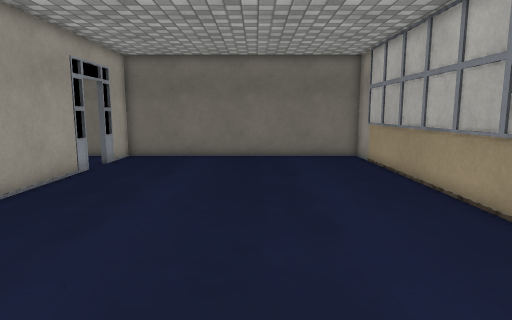
[1] (above)

18 first-person views from a walk through a scene from a Unity 3-D project. The camera is 1.3 m above the floor, tilts 8° down and sees 75° across. Doors are open. The floor is counted in squares, 0.5 m on a side. Each view is taken from the middle of a square. On the plan, view 1 faces up. The plan holds only what a view shows up to about 20 squares ahead; the rest is blank. The place goes on beyond the plan. Some surface patterns are stand-ins.

[2]
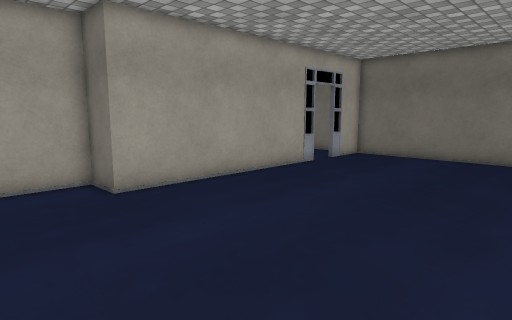

[3]
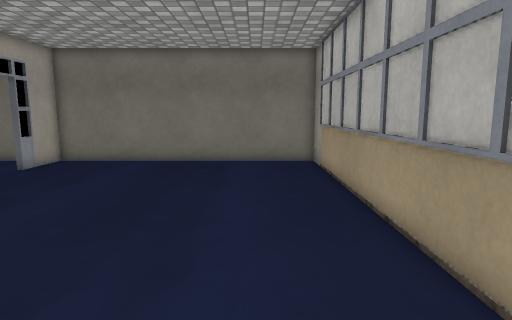

[4]
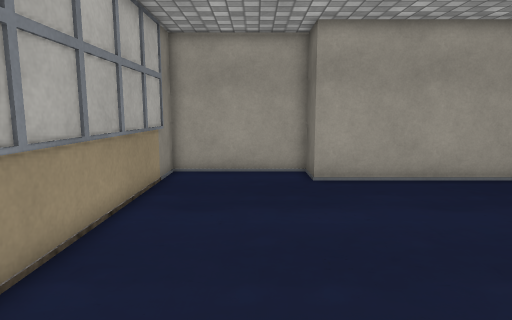

[5]
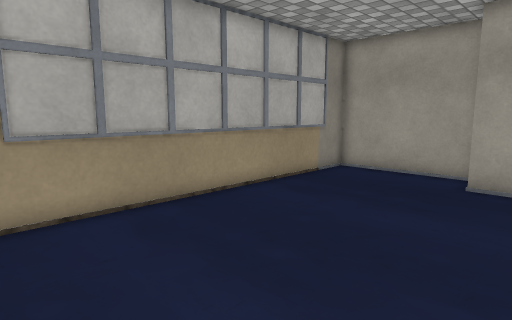

[6]
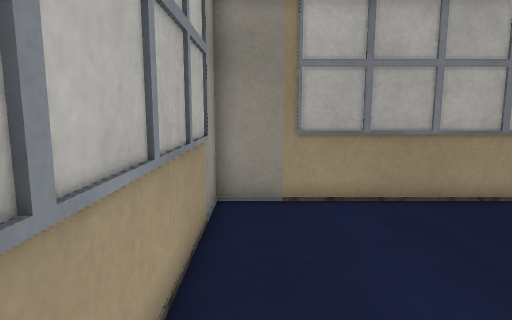

[7]
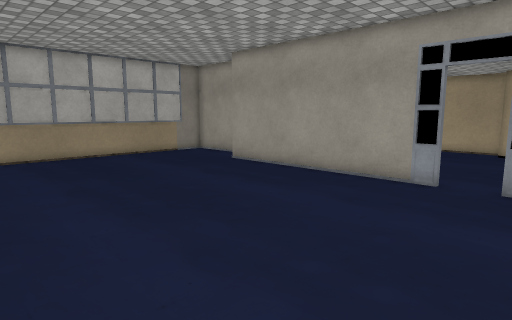

[8]
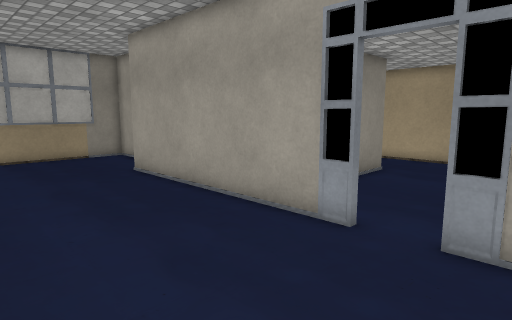

[9]
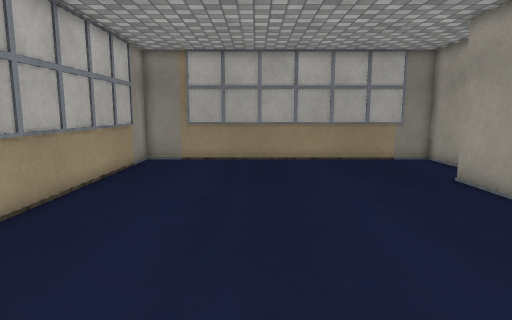

[10]
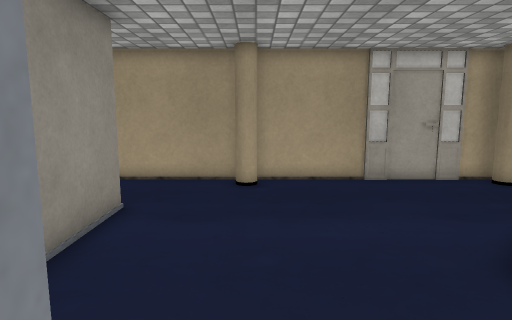

[11]
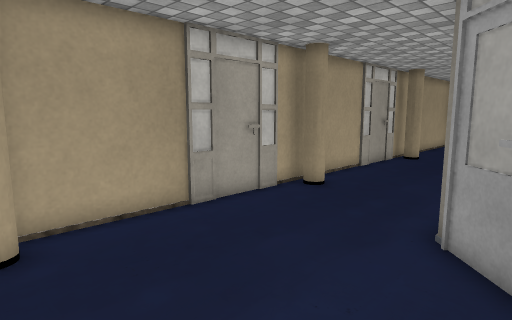

[12]
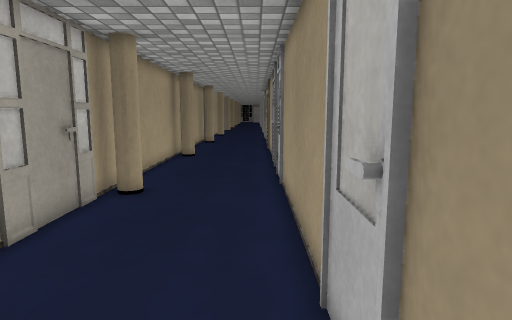

[13]
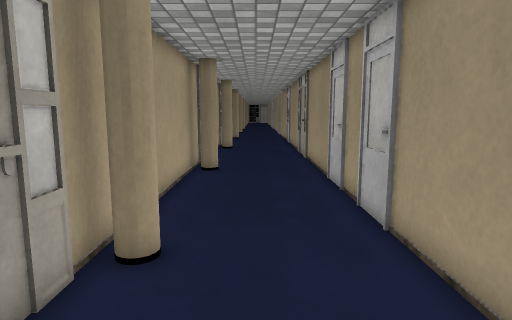

[14]
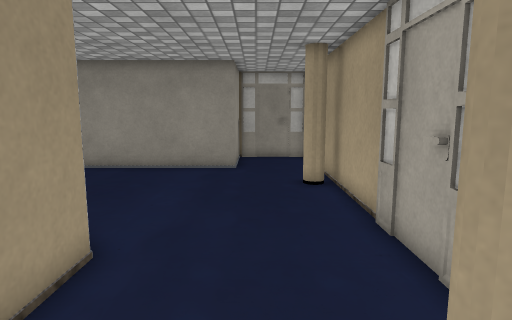

[15]
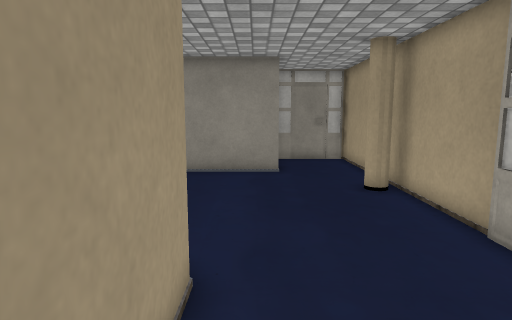

[16]
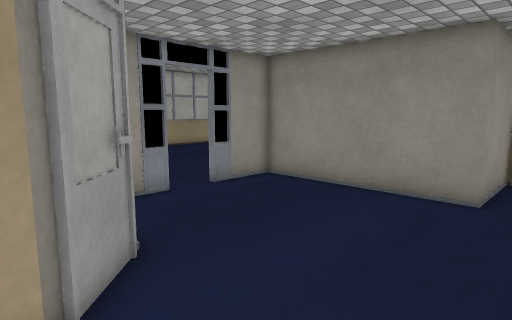

[17]
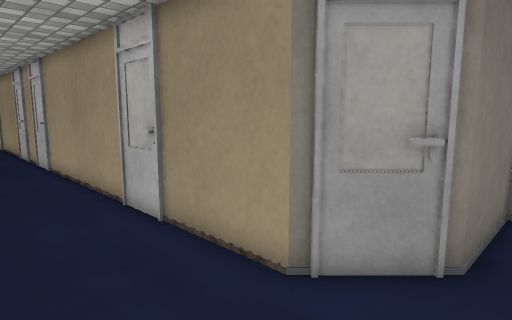

[18]
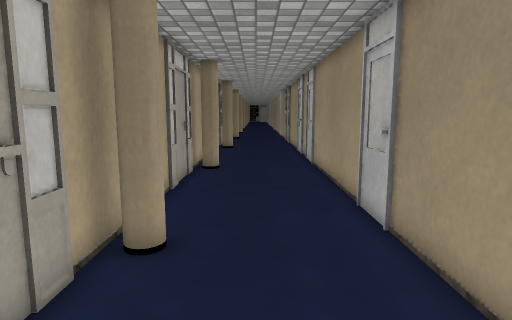

### Floor plan
Points are (right, up) in squares from view 1. A wall is a line through its corners. A room is listed if a view was taken in it or the views show most of it. See-through windows are left out.
Room 1 (views 1, 2, 3, 4, 5, 6, 7, 8, 9, 10)
walls: (-7.8, 15.4) (-7.8, 4.3) (-9.8, 4.3) (-9.8, -1.7) (6.2, -1.7) (6.2, 20.3) (-8, 20.3); (-7.8, 20.4) (-7.8, 17.2)
ways out: opening at (-8, 16) to room 2; open door at (-8.7, 17.7) to room 2
Room 2 (views 11, 12, 13, 14, 15, 16, 17, 18)
walls: (-14.2, 26.2) (-14.2, 26.9); (-19.8, 23) (-19.8, 22.4); (-12.5, 20.5) (-13, 20.9); (-19.8, 33) (-19.8, 32.4); (-8, 20.3) (-12, 20.3) (-14, 22.2) (-14, 45.5); (-7.8, 17.2) (-8, 17.2); (-14.2, 36.4) (-14.2, 36.9); (-20, 45.5) (-20, 8.1) (-16, 8.1) (-16, 12.3) (-8, 12.3) (-8, 15.4)
ways out: opening at (-8, 16) to room 1; open door at (-8.7, 17.7) to room 1

Positions as (right, up) in squares from view 1, and headings:
1: (0, 0), facing up
2: (3, 0), facing up-left
3: (3, 2), facing up
4: (5, 2), facing left
5: (5, 7), facing down-left
6: (5, 8), facing down
7: (5, 19), facing down-left
8: (-1, 19), facing down-left
9: (0, 17), facing down
10: (-7, 16), facing left
11: (-12, 15), facing up-left
12: (-15, 24), facing up
13: (-17, 29), facing up
14: (-17, 28), facing down
15: (-15, 27), facing down
16: (-18, 23), facing down-right
17: (-18, 19), facing up-right
18: (-17, 19), facing up
